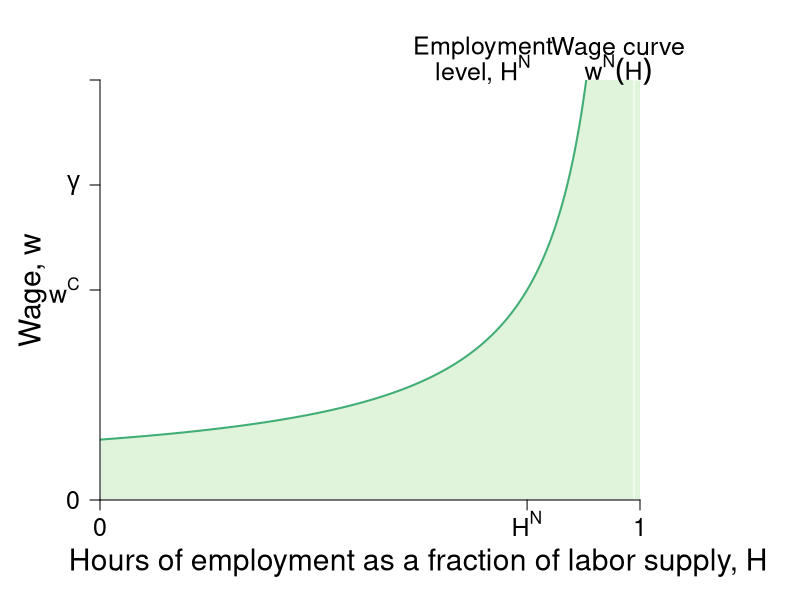

Recreate this plot in R. (Note: this script raises an error after producing the figure.)
require(shape)
require(plotrix)
pdf(file = "employment/employment_wage_macro_zpc.pdf", width = 9, height = 7)

#Set parameters for graphics
axislabelsize <- 1.8
labelsize <- 1.5
namesize <- 1.8
annotatesize <- 1.5
graphlinewidth <- 2
segmentlinewidth <- 1.5

COL <- c("#7fc97f", "#beaed4", "#fdc086", "#ffff99", "#386cb0", "#f0027f", "#bf5b17", "#666666")
COLA <- c("#e0f3db", "#99d8c9","#66c2a4","#41ae76", "#238b45", "#005824")
COLB <- c("#4eb3d3", "#2b8cbe", "#0868ac","#084081")

WageFn <- function(h, ubar = 3, B = 2, t = 0.8) {
  B + ubar + (ubar - ubar*t +  ubar*t*h )/(t*(1 - h))
}


#COL <- c("#1B9E77", "#D95F02", "#7570B3", "#E7298A", "#66A61E", "#E6AB02", "#A6761D", "#666666")
COL <- c("#7fc97f", "#beaed4", "#fdc086", "#ffff99")
par(mar =  c(5, 5, 4, 8))
xlims <- c(0, 1.001)
ylims <- c(0, 40)


plot(0, 0, xlim = xlims, ylim = ylims, type = "n",
     xlab = expression(paste("")),
     ylab = expression(paste("")),
     xaxt = "n", 
     yaxt = "n",
     cex.lab = axislabelsize, 
     line = 2.5,
     bty = "n", 
     xaxs="i", 
     yaxs="i")

npts <- 500 
npts2 <- 501
#Specify the sequences of points for graphing. 
xx1 <- seq(xlims[1], 0.99, length.out = npts)
xx2 <- seq(xlims[1], xlims[2], length.out = npts)
xx3 <- seq(xlims[1], xlims[2], length.out = npts2)
xx4 <- seq(xlims[1], 25, length.out = npts2)
xx5 <- seq(xlims[1], 0.75, length.out = npts2)

# Shade below green line
polygon(c(0, xx2, xlims[2]), 
        c(0, WageFn(xx2), 0), border = FALSE, col = COLA[1])
rect(0.99, 0, 1.2, 40, border = FALSE, col = COLA[1])

#Axis labels
text(0.59, -6, expression(paste("Hours of employment as a fraction of labor supply, ", H)), cex = axislabelsize, xpd = TRUE)
text(-0.125, 20, expression(paste("Wage, ", w)), cex = axislabelsize, xpd = TRUE, srt = 90)


#Draw the lines for the graphs
lines(xx1, WageFn(xx1), col = COLA[4], lwd = graphlinewidth)

#Customize ticks and labels for the plot
ticksy <- c(0, 20, 30, 40)
ylabels <- c(0, expression(paste(w^C)), expression(paste(gamma)), NA)
ticksx <- c(0, 0.7917, xlims[2])
xlabels <- c(0, expression(paste(H^N)), 1)
axis(1, at = ticksx, pos = 0, labels = xlabels, cex.axis = labelsize)
axis(2, at = ticksy, pos = 0, labels = ylabels, las = 1, cex.axis = labelsize)

#Annotation of the  graphs
text(0.96, 43, expression(paste("Wage curve")), cex = labelsize, xpd = TRUE)
text(0.96, 41, expression(paste(w^N*(H))), cex = labelsize, xpd = TRUE)
#text(0.75, 38, expression(paste("Employment level, ", H^N)), cex = labelsize,  xpd = TRUE)
text(0.71, 43, expression(paste("Employment")), cex = labelsize,  xpd = TRUE)
text(0.71, 41, expression(paste("level, ", H^N)), cex = labelsize,  xpd = TRUE)

segments(0.7917, 0, 0.7917, ylims[2], lty = 2, lwd = segmentlinewidth, col = grays[20])

#Arrows(0.8, 15, 0.8, 19, col = "black", lty = 1, lwd = 2, arr.type = "triangle")
#Arrows(0.8, 15, 0.8, 6, col = "black", lty = 1, lwd = 2, arr.type = "triangle")
#text(0.92, 12.5, expression(paste("Employment Rent")))

#Zero profit condition 
segments(0, 20, 0.7917, 20, lty = 1, lwd = graphlinewidth, col = COLB[3])
segments(0.7917, 20, 1.2, 20, lty = 2, lwd = segmentlinewidth, col = COLB[3])
# Gamma
segments(0, 30, xlims[2], 30, lty = 2, lwd = 2, col = COLA[3])
text(1.11, 33, expression(paste("Output per")), cex = labelsize,  xpd = TRUE)
text(1.11, 31, expression(paste("worker, ", gamma)), cex = labelsize,  xpd = TRUE)

# Supply of labor
segments(xlims[2], 0, xlims[2], ylims[2], lty = 2, lwd = segmentlinewidth, col = grays[20], xpd = TRUE)
text(1.11, 6, expression(paste("Supply of")), cex = labelsize,  xpd = TRUE)
text(1.11, 4, expression(paste("labor, ", H == 1)), cex = labelsize,  xpd = TRUE)


points(0.7917, 20, pch = 16, col = "black", cex = 1.5)
text(0.77, 21, expression(paste("n")), cex = labelsize)


#Unemployment benefits & a
#segments(0, 5, 1.2, 5, lty = 2, lwd = 2, col = "darkgray")
#segments(0, 2.5, 1.2, 2.5, lty = 2, lwd = 2, col = "darkgray")

#Zero profit condition
text(1.12, 19, expression(paste("Competition")), cex = labelsize, xpd = TRUE)
text(1.12, 17, expression(paste("condition, ", w^C)), cex = labelsize, xpd = TRUE)
#text(1.02, 21.25, expression(paste(w == bar(Delta))), cex = labelsize, xpd = TRUE)

# text(0.25, 23, expression(paste("Firms leaving")), cex = labelsize)
# text(0.25, 17, expression(paste("Firms entering")), cex = labelsize)

text(0.325, 17, expression(paste("Firms entering")), cex = labelsize)
Arrows(0.2, 15, 0.5, 15, col = "black", lty = 1, lwd = 2, arr.type = "triangle")



# Arrows(0.6, 19, 0.6, 10, col = "black", lty = 1, lwd = 2, arr.type = "triangle")
# text(0.42, 28, expression(paste("If the ", w>w^c,  " profits will")), cex = labelsize)
# text(0.42, 26, expression(paste("be insufficient and firms")), cex = labelsize)
# text(0.42, 24, expression(paste("will leave")), cex = labelsize)
text(0.32, 24, expression(paste("Firms exiting")), cex = labelsize)
Arrows(0.43, 22, 0.15, 22, col = "black", lty = 1, lwd = 2, arr.type = "triangle")


text(0.6, 7, expression(paste("No")), cex = labelsize)
text(0.6, 5, expression(paste("production")), cex = labelsize)

#text(0.97, 6, expression(paste(B + a/t)))
#text(0.97, 3.5, expression(paste(B, " (unemployment benefits)")))
#text(1.08, 36, expression(paste("level of")))
#text(1.08, 34, expression(paste("employment, ", bar(H))))

#Profits
brackets(x1 = 1.02, y1 = 29.8, x2 = 1.02, y2 = 20.2,  
         ticks = 0.5, curvature = 0.5, type = 1, 
         col = "black", lwd = 2, h = 0.03,
         lty = 1, xpd = TRUE)
text(1.14, 25, expression(paste("Profits, ", pi^E)), cex = labelsize, xpd = TRUE)

# text(0.55, 15, expression(paste("Wages")))
# Arrows(0.5, 18, 0.5, 12, col = "black", lty = 1, lwd = 2, arr.type = "triangle")
# Arrows(0.5, 12, 0.5, 18, col = "black", lty = 1, lwd = 2, arr.type = "triangle")


dev.off()
